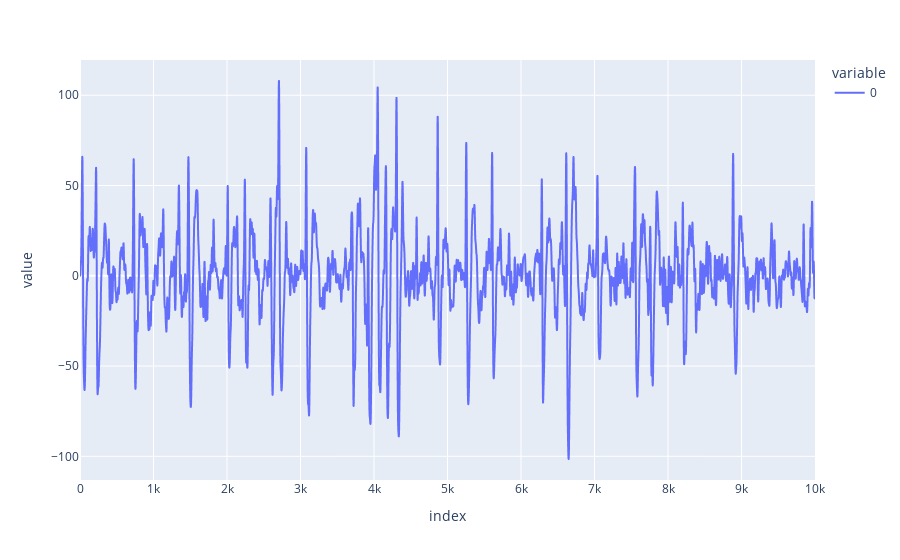

The code cell stored with this chart in its notebook:
### Markdown cell above
#### After applying butterworth bandpass filter

### Code cell
px.line(filteredSignal[0][0][:10001])

### Figure 1 — Plotly figure (JSON) as saved in the notebook; plotly's stock layout.template omitted (floating-point values rounded to 4 significant figures; data arrays with more than 128 entries replaced by an {"elided": "..."} marker saying what was removed)
{"data": [{"hovertemplate": "variable=0<br>index=%{x}<br>value=%{y}<extra></extra>", "legendgroup": "0", "line": {"color": "#636efa", "dash": "solid"}, "marker": {"symbol": "circle"}, "mode": "lines", "name": "0", "showlegend": true, "type": "scattergl", "x": {"elided": "10001 int values"}, "xaxis": "x", "y": {"elided": "10001 float values"}, "yaxis": "y"}], "layout": {"legend": {"title": {"text": "variable"}, "tracegroupgap": 0}, "margin": {"t": 60}, "xaxis": {"anchor": "y", "domain": [0, 1], "title": {"text": "index"}}, "yaxis": {"anchor": "x", "domain": [0, 1], "title": {"text": "value"}}}}
